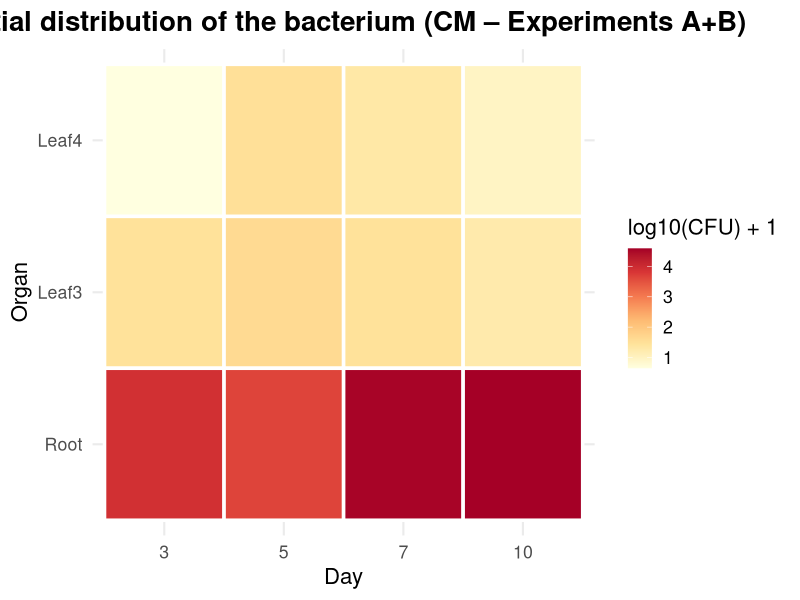
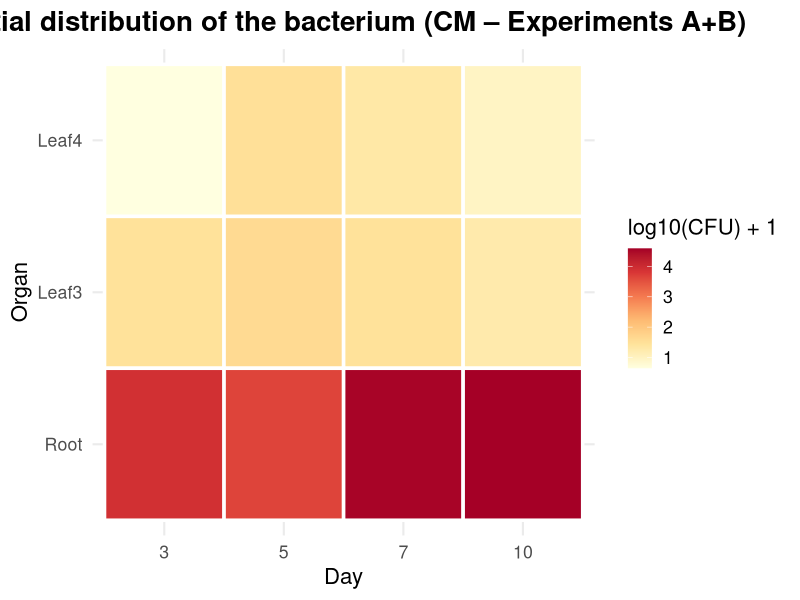

R code for these plots, in order:
### ============================================================
### 1) LIBRARIES
### ============================================================
library(ggplot2)
library(dplyr)
library(readxl)
library(tidyr)
library(openxlsx)

### ============================================================
### 2) LOAD COMBINED DATA A+B (RAW CFU/g)
### ============================================================
#setwd("C:/Users/marta/Documents/TESIS MARTA (propio)/Experimentos/EXP 311025")
#raw_AB <- read_excel("colonization_combined_withzeros.xlsx")
setwd("C:/Users/marta/Documents/TESIS MARTA (propio)/3. BM-PLANT/Datos definitivos")
raw_AB <- read_excel("Bmycoides_colonization_raw_all_experiments.xlsx")
### ============================================================
### 3) FILTER CM AND DAYS 3,5,7,10 
### ============================================================
cm_AB <- raw_AB %>%
  filter(Genotype == "CM",
         Organ %in% c("Root","Leaf3","Leaf4"),
         Day %in% c(3,5,7,10)) %>%
  mutate(
    logValue = log10(Value + 1),
    Day = as.numeric(as.character(Day))
  ) %>%
  select(Day, Organ, logValue)

### ============================================================
### 4) CALCULATE MEAN PER DAY & ORGAN
### ============================================================
cm_mean <- cm_AB %>%
  group_by(Day, Organ) %>%
  summarise(
    mean_log = mean(logValue, na.rm = TRUE),
    .groups = "drop"
  )

### Order axes
cm_mean$Organ <- factor(cm_mean$Organ, levels = c("Root","Leaf3","Leaf4"))
cm_mean$Day <- factor(cm_mean$Day, levels = c(3,5,7,10))

### ============================================================
### 5) EXPORT DATA USED TO EXCEL
### ============================================================
wb <- createWorkbook()
addWorksheet(wb, "CM_A+B_mean_values")
writeData(wb, "CM_A+B_mean_values", cm_mean)
saveWorkbook(wb, "CM_AplusB_heatmap_values.xlsx", overwrite = TRUE)

### ============================================================
### 6) HEATMAP (0 VALUES = WHITE TILE)
### ============================================================
p_heatmap <- ggplot(cm_mean,
                    aes(x = Day, y = Organ,
                        fill = ifelse(mean_log == 0, NA, mean_log))) +
  
  geom_tile(color = "white", linewidth = 1.2) +
  
  scale_fill_gradientn(
    colors = c("#ffffe0", "#ffe49c", "#fdbb73", "#f47a50", "#d93636", "#a50026"),
    na.value = "white",
    name = "log10(CFU) + 1"
  ) +
  
  labs(
    title = "Spatial distribution of the bacterium (CM – Experiments A+B)",
    x = "Day",
    y = "Organ"
  ) +
  
  theme_minimal(base_size = 16) +
  theme(
    plot.title = element_text(size = 20, face = "bold", hjust = 0.5),
    axis.title = element_text(size = 16)
  )

print(p_heatmap)

ggsave("Supplementary_validation_heatmap.png",
       p_heatmap, width = 9, height = 5, dpi = 600)
